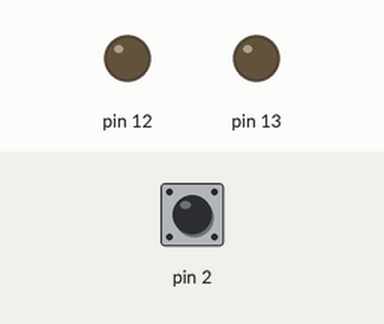
Recording of a sketch running on a simulated Arduino Uno, built with avr-gcc and run on an emulated ATmega328P. Parts: output pins drawn as LEDs (lit = HIGH). The test bench sets the inputs (shaded band); at power-on: pin 2 HIGH.

Above: at 1.2 s.
1.3 s: pin 2 pulled LOW for 0.15 s
At 1.8 s:
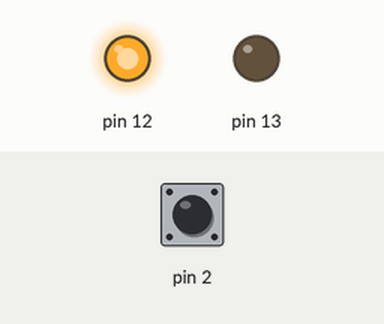
2.9 s: pin 2 pulled LOW for 1 s
At 4.2 s:
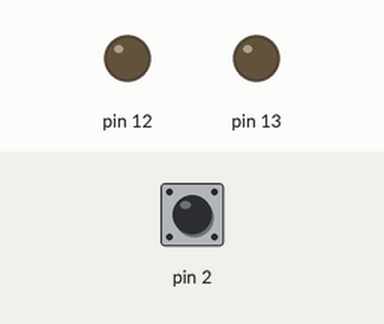
5.4 s: pin 2 pulled LOW for 3.2 s
At 6.1 s:
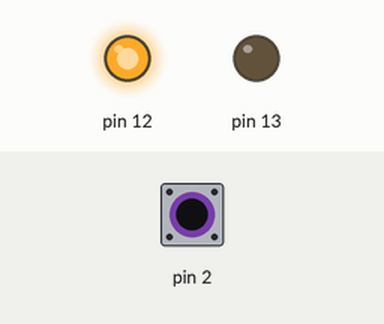
Timing chart, 0 to 8.4 s (numbered marks = the images above; inputs shaded):
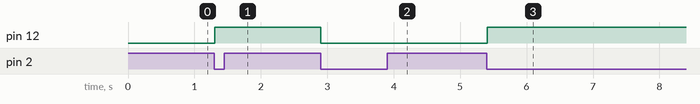

The sketch:

breatheButton.ino
```cpp
int ledPWM = 5;             // ledState used to set the LED
char ledDir=1;
unsigned long preMs = 0;        // will store last time LED was updated
const long interval = 30;           // interval at which to blink (milliseconds)
char Flag_bt1=0;
char LED2_state=LOW;
void setup()
{
	pinMode(13, OUTPUT);
    pinMode(12, OUTPUT);
	pinMode(2, INPUT);
	pinMode(3, INPUT);
	digitalWrite(2,HIGH);
	digitalWrite(3,HIGH);

}

void loop() {
	unsigned long cutMs = millis();
	if (cutMs - preMs >= interval)
	{
		preMs = cutMs;
        if(ledDir==1)
        {
            ledPWM++;
			if(ledPWM>=40)
				ledDir=0;
        }
		if(ledDir==0)
		{
			ledPWM--;
			if(ledPWM<=1)
				ledDir=1;
		}
 		analogWrite(13, ledPWM);
	}

	if( (digitalRead(2)==LOW) && (Flag_bt1==0) )
	{
		delay(5);
		if( (digitalRead(2)==LOW) && (Flag_bt1==0) )
		{
			LED2_state=1-LED2_state;
			digitalWrite(12,LED2_state);
			Flag_bt1=1;
		}

	}
	if(digitalRead(2)==HIGH)
	{
		Flag_bt1=0;
	}
}
```

Measured:
- after the input at 1.3 s, pin 12: LOW → HIGH at once
- after the input at 2.9 s, pin 12: HIGH → LOW at once
- after the input at 5.4 s, pin 12: LOW → HIGH at once
